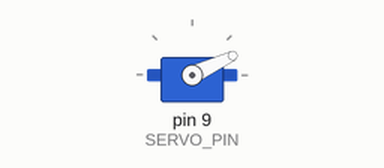
Recording of a sketch running on a simulated Arduino Uno, built with avr-gcc and run on an emulated ATmega328P. Parts: servo.

Above: at 0.05 s.
At 4.0 s:
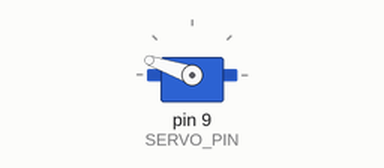
Timing chart, 0 to 5.2 s (numbered marks = the images above):
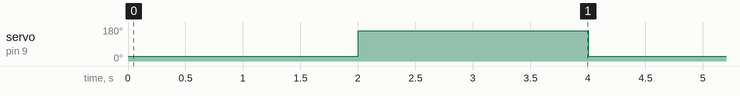

Measured:
- by itself, servo on pin 9 (SERVO_PIN): alternates 161° for 2.0 s and 25° for 2.0 s

The sketch:

gyro_servo_test.ino
```cpp
#include <Servo.h>

Servo gyro;

const int SERVO_PIN = 9;   // change to 13 if you really want
const int LEFT_US  = 800;  // one extreme
const int RIGHT_US = 2200; // the other extreme

void setup() {
  gyro.attach(SERVO_PIN);
}

void loop() {
  gyro.writeMicroseconds(LEFT_US);
  delay(2000);            // stay at extreme

  gyro.writeMicroseconds(RIGHT_US);
  delay(2000);
}
```
